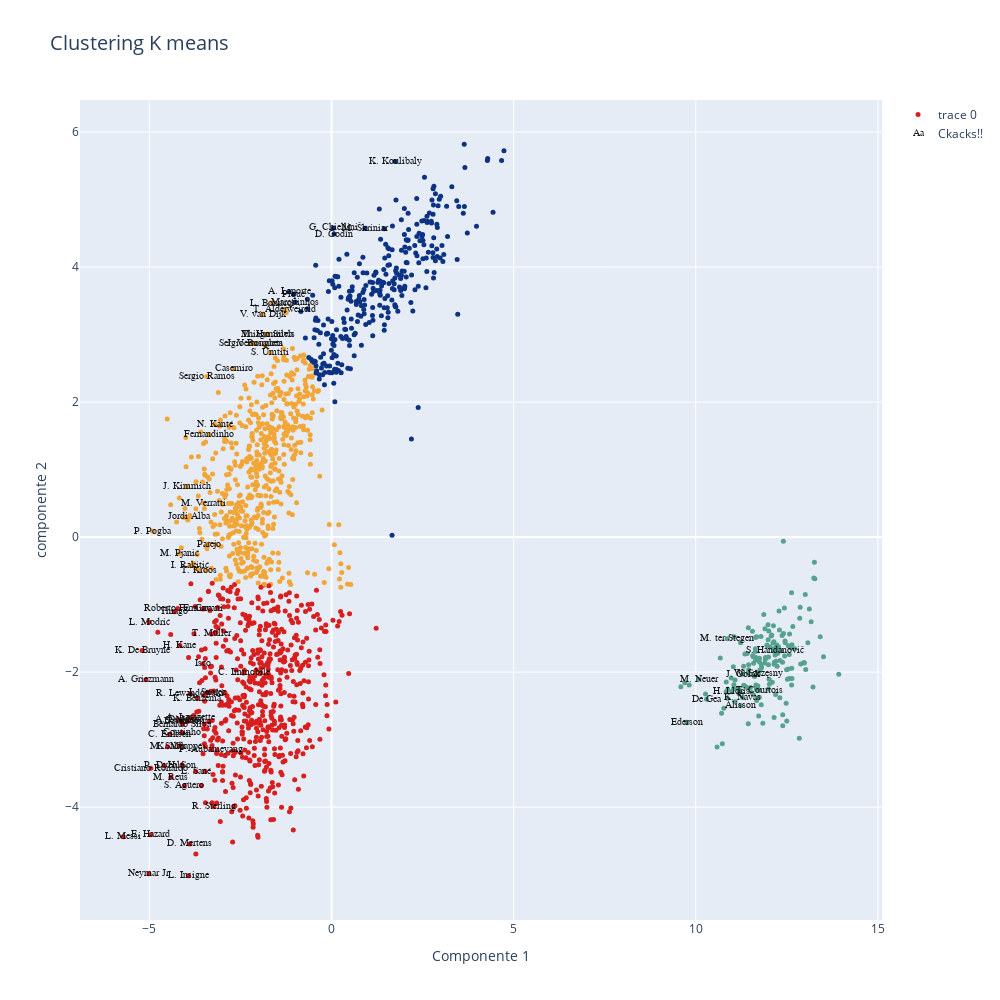

Here is the notebook cell this chart was saved with:
### Code cell
data=[]
bool_crack=df_n["overall"] > 85
bool_no_crack=df_n["overall"]<86

print(X_projected)
#Eligo dos números entre 0 y  de n_skills-1
skill_1=X_projected
skill_2=X_projected


kmean_clusters = go.Scatter(x=X_projected[:,0], y=X_projected[:,1],
                           mode='markers',
                           text=df_n.loc[:,'short_name'],
                           #text=df_n.loc[:,'team_position'],
                           marker=dict(
                                size=5,
                                color = clusters.astype(np.float), #set color equal to a variable
                                colorscale='Portland',
                                showscale=False)
                           )

crack =go.Scatter(x=X_projected[bool_crack,0], y=X_projected[bool_crack,1],name='Ckacks!!',
                      text=df_n.loc[bool_crack,'short_name'],
                      textfont=dict(family='sans serif',size=10,color='black'),
                      opacity=0.9,mode='text')

data=[kmean_clusters,crack]

layout = go.Layout(title="Clustering K means ",titlefont=dict(size=20),
                xaxis=dict(title='Componente 1'),
                yaxis=dict(title='componente 2'),
                autosize=False, width=1000,height=1000)

fig = go.Figure(data=data, layout=layout)

iplot(fig)

### Figure 1 — Plotly figure (JSON) as saved in the notebook; plotly's stock layout.template omitted (floating-point values rounded to 4 significant figures; data arrays with more than 128 entries replaced by an {"elided": "..."} marker saying what was removed)
{"data": [{"marker": {"color": {"elided": "1615 int values"}, "colorscale": [[0, "rgb(12,51,131)"], [0.25, "rgb(10,136,186)"], [0.5, "rgb(242,211,56)"], [0.75, "rgb(242,143,56)"], [1, "rgb(217,30,30)"]], "showscale": false, "size": 5}, "mode": "markers", "text": {"elided": "1615 str values"}, "type": "scatter", "x": {"elided": "1615 float values"}, "y": {"elided": "1615 float values"}}, {"mode": "text", "name": "Ckacks!!", "opacity": 0.9, "text": ["L. Messi", "Cristiano Ronaldo", "Neymar Jr", "J. Oblak", "E. Hazard", "K. De Bruyne", "M. ter Stegen", "V. van Dijk", "L. Modrić", "M. Salah", "K. Mbappé", "K. Koulibaly", "H. Kane", "Alisson", "De Gea", "N. Kanté", "G. Chiellini", "S. Agüero", "Sergio Ramos", "L. Suárez", "R. Lewandowski", "Sergio Busquets", "A. Griezmann", "P. Dybala", "P. Pogba", "Ederson", "R. Sterling", "C. Eriksen", "T. Courtois", "Piqué", "S. Handanovič", "M. Neuer", "H. Lloris", "David Silva", "E. Cavani", "D. Godín", "T. Kroos", "M. Reus", "P. Aubameyang", "S. Mané", "A. Laporte", "Bernardo Silva", "Casemiro", "H. Son", "Fernandinho", "Thiago Silva", "K. Benzema", "J. Vertonghen", "D. Mertens", "M. Hummels", "T. Alderweireld", "Jordi Alba", "Thiago", "K. Navas", "L. Insigne", "L. Sané", "Marquinhos", "M. Škriniar", "M. Verratti", "S. Umtiti", "W. Szczęsny", "J. Kimmich", "Isco", "Roberto Firmino", "I. Rakitić", "M. Pjanić", "A. Di María", "L. Bonucci", "Coutinho", "Parejo", "T. Müller", "C. Immobile", "A. Lacazette"], "textfont": {"color": "black", "family": "sans serif", "size": 10}, "type": "scatter", "x": [-5.717, -4.959, -5.011, 11.29, -4.964, -5.2, 10.86, -1.886, -5.008, -4.501, -4.167, 1.744, -4.16, 11.24, 10.29, -3.201, 0.05, -4.037, -3.423, -3.398, -3.877, -2.202, -5.094, -4.588, -4.905, 9.748, -3.236, -4.44, 11.74, -1.033, 12.16, 10.08, 10.99, -3.947, -3.526, 0.06998, -3.626, -4.407, -3.305, -4.127, -1.164, -4.092, -2.685, -4.107, -3.353, -1.765, -3.692, -2.101, -3.892, -1.75, -1.281, -3.901, -4.315, 11.28, -3.929, -3.729, -0.9937, 0.9202, -3.523, -1.691, 11.71, -3.966, -3.528, -4.218, -3.877, -4.183, -4.179, -1.639, -4.101, -3.372, -3.292, -2.413, -3.858], "y": [-4.437, -3.425, -4.985, -2.032, -4.408, -1.68, -1.505, 3.303, -1.259, -3.105, -3.094, 5.563, -1.606, -2.497, -2.403, 1.668, 4.58, -3.682, 2.379, -2.299, -2.321, 2.868, -2.113, -3.386, 0.08569, -2.743, -3.99, -2.92, -2.272, 3.599, -1.68, -2.111, -2.292, -2.73, -1.064, 4.489, -0.4933, -3.557, -3.146, -2.719, 3.635, -2.776, 2.494, -3.376, 1.52, 3.005, -2.388, 2.868, -4.544, 3.004, 3.37, 0.3057, -1.107, -2.374, -5.018, -3.471, 3.482, 4.574, 0.5043, 2.729, -2.024, 0.7505, -1.876, -1.058, -0.4215, -0.248, -2.705, 3.467, -2.899, -0.1034, -1.434, -2.012, -2.678]}], "layout": {"autosize": false, "height": 1000, "title": {"font": {"size": 20}, "text": "Clustering K means "}, "width": 1000, "xaxis": {"title": {"text": "Componente 1"}}, "yaxis": {"title": {"text": "componente 2"}}}}
